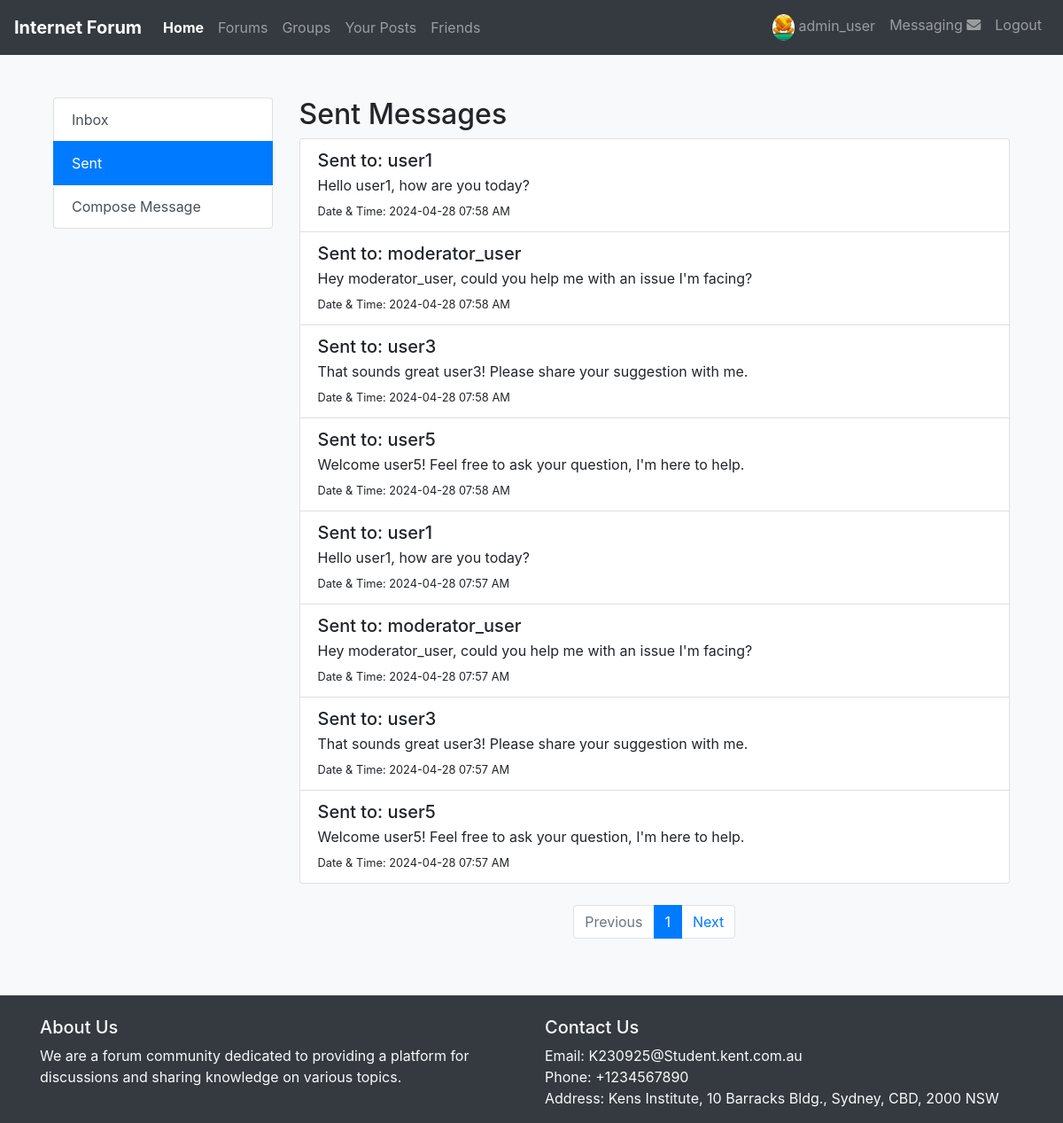
The app's page /messages/sent (signed in) with its own data.
### tables this page shows
CREATE TABLE `users` (
  `id` int(11) NOT NULL,
  `username` varchar(50) NOT NULL,
  `email` varchar(100) NOT NULL,
  `password` varchar(255) NOT NULL,
  `role` enum('admin','moderator','user') DEFAULT 'user',
  `tier_level` int(11) DEFAULT '1',
  `created_at` datetime DEFAULT CURRENT_TIMESTAMP,
  `updated_at` datetime DEFAULT NULL ON UPDATE CURRENT_TIMESTAMP
);

CREATE TABLE `private_messages` (
  `id` int(11) NOT NULL,
  `sender_id` int(11) DEFAULT NULL,
  `receiver_id` int(11) DEFAULT NULL,
  `message` text NOT NULL,
  `sent_at` datetime DEFAULT CURRENT_TIMESTAMP
);

### app/Controllers/MessagingController.php (called while the page is built, shortened)
<?php
class MessagingController extends BaseController
{
    private $messaging_model;
    public function __construct()
    {
        $this->messaging_model = new MessagingModel();
    }
    public function sent()
    {
        $current_page = empty($_GET['current_page']) ? 1 : $_GET['current_page'];
        $messages = $this->messaging_model->get_sent($current_page);
        $receipients = $this->messaging_model->get_receipients();
        View::render('Messaging/sent', compact('messages', 'active_page', 'receipients'));
    }
}

### app/routes.php (called while the page is built, shortened)
<?php
Route::dispatch($_POST['_method'] ?? $_SERVER['REQUEST_METHOD'], $_SERVER['REQUEST_URI']);

### public/index.php (called while the page is built, shortened)
<?php
require_once '../app/routes.php';

### app/Config/Database/BaseModel.php (called while the page is built, shortened)
<?php
class BaseModel
{
    protected $pdo;
    public function __construct()
    {
        $config = require 'database_config.php';
        $dbConnection = new DatabaseConnection($config);
        $this->pdo = $dbConnection->connect();
    }
    public function query($sql, $params = [])
    {
        $stmt = $this->pdo->prepare($sql);
        $stmt->execute($params);
        return $stmt->fetchAll();
    }
}

### app/Config/Database/DatabaseConnection.php (called while the page is built, shortened)
<?php
class DatabaseConnection implements DatabaseConnectionInterface
{
    protected $config;
    public function __construct(array $config)
    {
        $this->config = $config;
    }
    public function connect()
    {
        $dbHost = $this->config['host'];
        $dbName = $this->config['name'];
        $dbUser = $this->config['user'];
        $dbPassword = $this->config['password'];
        try {
            $pdo = new PDO("mysql:host=$dbHost;dbname=$dbName", $dbUser, $dbPassword);
            $pdo->setAttribute(PDO::ATTR_ERRMODE, PDO::ERRMODE_EXCEPTION);
            $pdo->setAttribute(PDO::ATTR_DEFAULT_FETCH_MODE, PDO::FETCH_ASSOC);
            return $pdo;
        } catch (PDOException $e) {
            die("Database connection failed: " . $e->getMessage());
        }
    }
}

### app/Models/MessagingModel.php (called while the page is built, shortened)
<?php
class MessagingModel extends BaseModel
{
    public function get_sent($page = 1, $limit = 10)
    {
        $user_id = $_SESSION['user_id'];
        $offset = ($page - 1) * $limit;
        $sql = "SELECT
                pm.message AS message_content,
                receiver.username AS receiver_name,
                pm.sent_at AS sent_date
            FROM
                private_messages pm
            INNER JOIN
                users receiver ON pm.receiver_id = receiver.id
            WHERE pm.sender_id = :user_id
            ORDER BY
                pm.sent_at DESC
            LIMIT
                $limit OFFSET $offset";
        $params = [':user_id' => $user_id];
        $messages = $this->query($sql, $params);
        return compact('messages', 'total_pages');
    }
    public function get_receipients() {
        $sql = "SELECT id, email, username FROM users";
        $receipients = $this->query($sql);
        return compact('receipients');
    }
}

### app/Views/Messaging/sent.php (the view, shortened to what this page needs)
<?php
$sent_message = empty(\App\Config\Views\View::getData('messages')['messages']) ? [] : \App\Config\Views\View::getData('messages')['messages'];
$sent_message_total_count = empty(\App\Config\Views\View::getData('messages')['total_pages']) ? 0 : \App\Config\Views\View::getData('messages')['total_pages'];
$current_page = empty($_GET['current_page']) ? 1 : $_GET['current_page'];
?>
<div class="container mt-5">
    <div class="row">
        <?php include "sidemenu.php"; ?>
        <div class="col-md-9">
            <h2>Sent Messages</h2>
            <div class="card">
                <ul class="list-group list-group-flush">
                    <?php foreach ($sent_message as $message): ?>
                        <li class="list-group-item">
                            <div class="d-flex w-100 justify-content-between">
                                <h5 class="mb-1">Sent to: <?= $message['receiver_name'] ?></h5>
                            </div>
                            <p class="mb-1"><?= $message['message_content'] ?></p>
                            <small>Date & Time: <?= date('Y-m-d h:i A', strtotime($message['sent_date'])) ?></small>
                        </li>
                    <?php endforeach; ?>
                </ul>
            </div>
            <nav aria-label="Page navigation example">
                <ul class="pagination justify-content-center mt-4">
                    <li class="page-item disabled">
                        <a class="page-link" href="#" tabindex="-1" aria-disabled="true">Previous</a>
                    </li>
                    <?php for ($i = 1; $i <= $sent_message_total_count; $i++) : ?>
                        <li class="page-item <?= $current_page == $i ? 'active' : '' ?>">
                            <a class="page-link"
                               href="/messages/sent?page=<?= $i ?>"><?= $i ?></a>
                        </li>
                    <?php endfor; ?>
                    <li class="page-item">
                        <a class="page-link" href="#">Next</a>
                    </li>
                </ul>
            </nav>
        </div>
    </div>
</div>

### app/Views/Messaging/sidemenu.php
<div class="col-md-3">
    <div class="list-group">
        <a href="/messages/inbox"
           class="list-group-item list-group-item-action <?= \App\Config\Views\View::getData('active_page') === 'inbox' ? 'active' : '' ?>">Inbox</a>
        <a href="/messages/sent"
           class="list-group-item list-group-item-action <?= \App\Config\Views\View::getData('active_page') === 'sent' ? 'active' : '' ?>">Sent</a>
        <a href="#" class="list-group-item list-group-item-action btn btn-primary" data-toggle="modal"
           data-target="#composeModal">Compose Message</a>
    </div>
</div>

### app/Config/Routes/Route.php (shortened to what this page needs)
<?php
class Route
{
    protected static $routes = [];
    public static function get($uri, $controller, $method)
    {
        self::$routes[] = ['GET', $uri, $controller, $method];
    }
    public static function post($uri, $controller, $method)
    {
        self::$routes[] = ['POST', $uri, $controller, $method];
    }
    public static function patch($uri, $controller, $method)
    {
        self::$routes[] = ['PATCH', $uri, $controller, $method];
    }
    public static function delete($uri, $controller, $method)
    {
        self::$routes[] = ['DELETE', $uri, $controller, $method];
    }
    public static function dispatch($method, $uri)
    {
        foreach (self::$routes as $route) {
            list($routeMethod, $routeUri, $controller, $functionName) = $route;
            if ($method === $routeMethod && self::matchUri($routeUri, $uri)) {
                $url_params = self::extractUrlParams($routeUri, $uri);
                $postData = [];
                $request_data = array_merge($postData, $url_params);
                $controllerInstance = new $controller();
                $controllerInstance->$functionName($request_data);
                return;
            }
        }
    }
    protected static function matchUri($pattern, $uri)
    {
        $uriParts = explode('?', $uri, 2);
        $uriPath = $uriParts[0];
        if ($pattern === $uriPath) {
            return true;
        }
        $pattern = preg_replace('#{[\w\W\d\D]+}#', '([\w\W\d\D]+)', $pattern);
        $pattern = '#^' . $pattern . '$#';
        return preg_match($pattern, $uriPath);
    }
    protected static function extractUrlParams($pattern, $uri)
    {
        $params = [];
        return $params;
    }
}

### app/Views/nav.php (shortened to what this page needs)
<?php
$user_info = unserialize($_SESSION['user_info']);
?>
<nav class="navbar navbar-expand-lg navbar-dark bg-dark">
    <a class="navbar-brand" href="#">Internet Forum</a>
    <div class="collapse navbar-collapse d-flex" id="navbarNav">
        <ul class="navbar-nav mr-auto">
            <li class="nav-item active">
                <a class="nav-link" href="/">Home</a>
            </li>
            <li class="nav-item">
                <a class="nav-link" href="/forums">Forums</a>
            </li>
            <li class="nav-item">
                <a class="nav-link" href="/groups">Groups</a>
            </li>
            <li class="nav-item">
                <a class="nav-link" href="/posts">Your Posts</a>
            </li>
            <li class="nav-item">
                <a class="nav-link" href="/friends">Friends</a>
            </li>
        </ul>
        <ul class="navbar-nav align-right">
            <li class="nav-item">
                <a class="nav-link" href="/user/<?=$user_info['id']?>">
                    <img src="<?= $user_info['avatar'] ?>"
                         alt="User Profile" class="rounded-circle" style="max-width: 30px; max-height: 30px;">
                    <?= $user_info['username']; ?>
                </a>
            </li>
            <li class="nav-item">
                <a class="nav-link" href="/messages/inbox">Messaging <i class="fas fa-envelope"></i></a>
            </li>
            <li class="nav-item">
                <a class="nav-link" href="/logout">Logout</a>
            </li>
        </ul>
    </div>
</nav>

### app/Views/footer.php
<footer class="footer bg-dark text-light mt-5 pt-4">
    <div class="container">
        <div class="row">
            <div class="col-lg-6">
                <h5>About Us</h5>
                <p>We are a forum community dedicated to providing a platform for discussions and sharing knowledge on various topics.</p>
            </div>
            <div class="col-lg-6">
                <h5>Contact Us</h5>
                <ul class="list-unstyled">
                    <li>Email: K230925@Student.kent.com.au</li>
                    <li>Phone: +1234567890</li>
                    <li>Address: Kens Institute, 10 Barracks Bldg., Sydney, CBD, 2000 NSW</li>
                </ul>
            </div>
        </div>
    </div>
</footer>

### app/Views/layout.php (style rules this page uses)
body { background-color: #f8f9fa; }
.navbar-brand { font-weight: bold; }
.navbar-nav .nav-link { padding-right: 15px; }
.navbar-nav .nav-item.active { font-weight: bold; }

### records on screen
users: username "admin_user"
private_messages: receiver.username "user1", message "Hello user1, how are you today?", sent_at "2024-04-28 07:58 AM"
private_messages: receiver.username "moderator_user", message "Hey moderator_user, could you help me with an issue I'm facing?", sent_at "2024-04-28 07:58 AM"
private_messages: receiver.username "user3", message "That sounds great user3! Please share your suggestion with me.", sent_at "2024-04-28 07:58 AM"
private_messages: receiver.username "user5", message "Welcome user5! Feel free to ask your question, I'm here to help.", sent_at "2024-04-28 07:58 AM"
private_messages: receiver.username "user1", message "Hello user1, how are you today?", sent_at "2024-04-28 07:57 AM"
private_messages: receiver.username "moderator_user", message "Hey moderator_user, could you help me with an issue I'm facing?", sent_at "2024-04-28 07:57 AM"
private_messages: receiver.username "user3", message "That sounds great user3! Please share your suggestion with me.", sent_at "2024-04-28 07:57 AM"
private_messages: receiver.username "user5", message "Welcome user5! Feel free to ask your question, I'm here to help.", sent_at "2024-04-28 07:57 AM"
